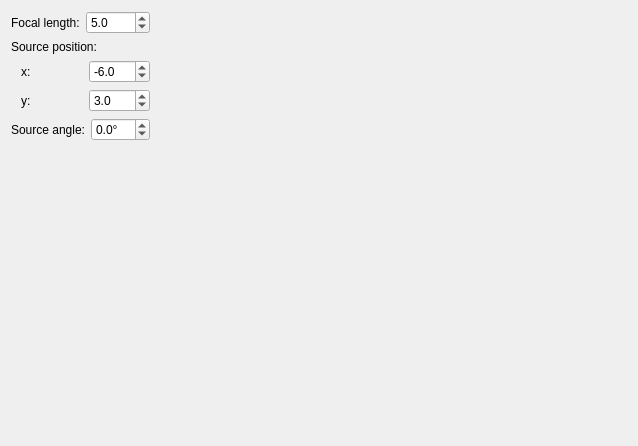
<?xml version="1.0" encoding="UTF-8"?>
<ui version="4.0">
 <class>MainWindow</class>
 <widget class="QWidget" name="MainWindow">
  <property name="geometry">
   <rect>
    <x>0</x>
    <y>0</y>
    <width>638</width>
    <height>446</height>
   </rect>
  </property>
  <property name="windowTitle">
   <string>MainWindow</string>
  </property>
  <layout class="QVBoxLayout" name="verticalLayout_4">
   <item>
    <layout class="QHBoxLayout" name="horizontalLayout_5" stretch="0,1">
     <item>
      <layout class="QVBoxLayout" name="verticalLayout_3">
       <item>
        <layout class="QHBoxLayout" name="horizontalLayout_3">
         <item>
          <widget class="QLabel" name="m_focalLengthLabel">
           <property name="text">
            <string>Focal length:</string>
           </property>
          </widget>
         </item>
         <item>
          <widget class="QDoubleSpinBox" name="m_focalLengthBox">
           <property name="decimals">
            <number>1</number>
           </property>
           <property name="minimum">
            <double>-20.000000000000000</double>
           </property>
           <property name="maximum">
            <double>20.000000000000000</double>
           </property>
           <property name="singleStep">
            <double>0.100000000000000</double>
           </property>
           <property name="value">
            <double>5.000000000000000</double>
           </property>
          </widget>
         </item>
        </layout>
       </item>
       <item>
        <layout class="QVBoxLayout" name="verticalLayout_2" stretch="0,0">
         <item>
          <widget class="QLabel" name="m_sourcePositionLabel">
           <property name="text">
            <string>Source position:</string>
           </property>
          </widget>
         </item>
         <item>
          <layout class="QVBoxLayout" name="verticalLayout">
           <property name="leftMargin">
            <number>10</number>
           </property>
           <item>
            <layout class="QHBoxLayout" name="horizontalLayout">
             <item>
              <widget class="QLabel" name="m_sourceXLabel">
               <property name="text">
                <string>x:</string>
               </property>
              </widget>
             </item>
             <item>
              <widget class="QDoubleSpinBox" name="m_sourceXBox">
               <property name="decimals">
                <number>1</number>
               </property>
               <property name="minimum">
                <double>-20.000000000000000</double>
               </property>
               <property name="maximum">
                <double>0.000000000000000</double>
               </property>
               <property name="singleStep">
                <double>0.100000000000000</double>
               </property>
               <property name="value">
                <double>-6.000000000000000</double>
               </property>
              </widget>
             </item>
            </layout>
           </item>
           <item>
            <layout class="QHBoxLayout" name="horizontalLayout_2">
             <item>
              <widget class="QLabel" name="m_sourceYLabel">
               <property name="text">
                <string>y:</string>
               </property>
              </widget>
             </item>
             <item>
              <widget class="QDoubleSpinBox" name="m_sourceYBox">
               <property name="decimals">
                <number>1</number>
               </property>
               <property name="minimum">
                <double>-20.000000000000000</double>
               </property>
               <property name="maximum">
                <double>20.000000000000000</double>
               </property>
               <property name="singleStep">
                <double>0.100000000000000</double>
               </property>
               <property name="value">
                <double>3.000000000000000</double>
               </property>
              </widget>
             </item>
            </layout>
           </item>
          </layout>
         </item>
        </layout>
       </item>
       <item>
        <layout class="QHBoxLayout" name="horizontalLayout_4">
         <item>
          <widget class="QLabel" name="m_sourceAngleLabel">
           <property name="text">
            <string>Source angle:</string>
           </property>
          </widget>
         </item>
         <item>
          <widget class="QDoubleSpinBox" name="m_sourceAngleBox">
           <property name="suffix">
            <string>°</string>
           </property>
           <property name="decimals">
            <number>1</number>
           </property>
           <property name="minimum">
            <double>-89.900000000000006</double>
           </property>
           <property name="maximum">
            <double>89.900000000000006</double>
           </property>
           <property name="singleStep">
            <double>0.500000000000000</double>
           </property>
          </widget>
         </item>
        </layout>
       </item>
       <item>
        <spacer name="verticalSpacer">
         <property name="orientation">
          <enum>Qt::Vertical</enum>
         </property>
         <property name="sizeHint" stdset="0">
          <size>
           <width>20</width>
           <height>40</height>
          </size>
         </property>
        </spacer>
       </item>
      </layout>
     </item>
     <item>
      <widget class="RenderWidget" name="m_plotArea" native="true">
       <property name="styleSheet">
        <string notr="true"/>
       </property>
      </widget>
     </item>
    </layout>
   </item>
  </layout>
 </widget>
 <layoutdefault spacing="6" margin="11"/>
 <customwidgets>
  <customwidget>
   <class>RenderWidget</class>
   <extends>QWidget</extends>
   <header>renderwidget.h</header>
   <container>1</container>
  </customwidget>
 </customwidgets>
 <resources/>
 <connections/>
</ui>
